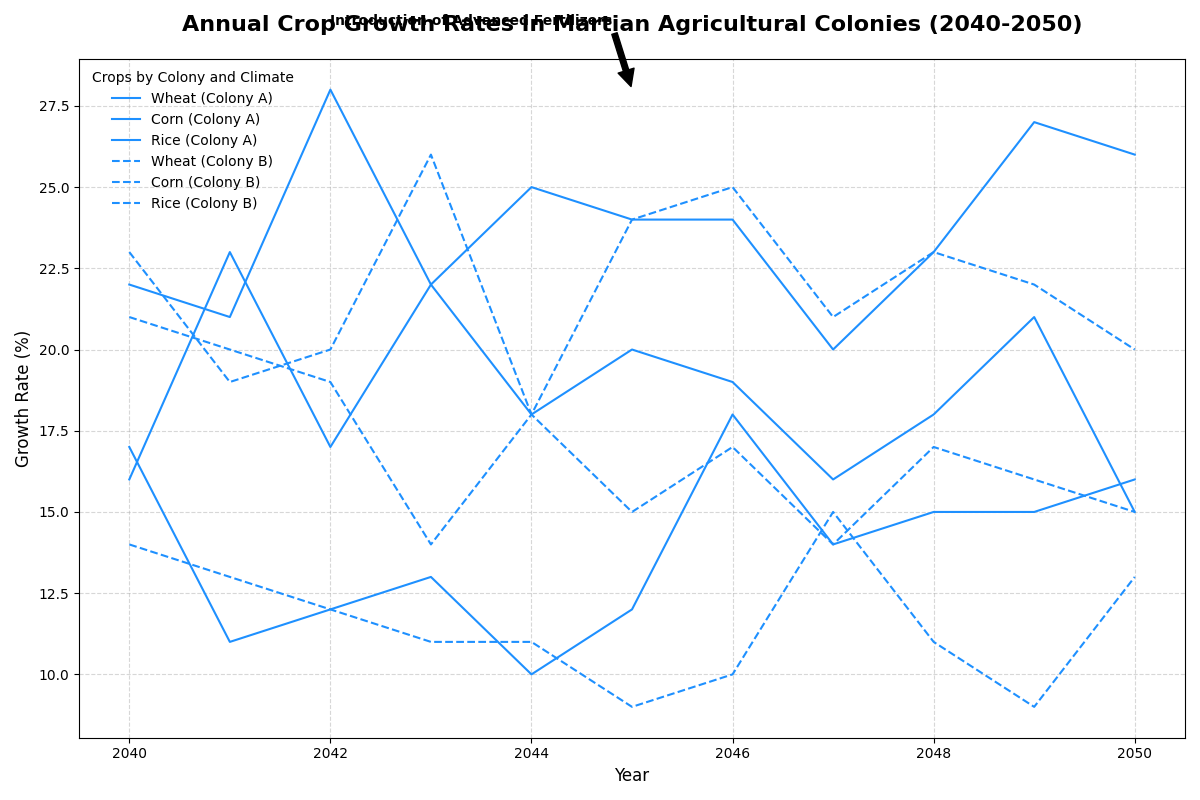

Recreate this plot in Python.
import matplotlib.pyplot as plt
import numpy as np

years = np.arange(2040, 2051)

wheat_a = np.array([22, 21, 28, 22, 25, 24, 24, 20, 23, 27, 26])
corn_a = np.array([16, 23, 17, 22, 18, 20, 19, 16, 18, 21, 15])
rice_a = np.array([17, 11, 12, 13, 10, 12, 18, 14, 15, 15, 16])
wheat_b = np.array([23, 19, 20, 26, 18, 24, 25, 21, 23, 22, 20])
corn_b = np.array([21, 20, 19, 14, 18, 15, 17, 14, 17, 16, 15])
rice_b = np.array([14, 13, 12, 11, 11, 9, 10, 15, 11, 9, 13])

fig, ax = plt.subplots(figsize=(12, 8))

consistent_color = 'dodgerblue'
ax.plot(years, wheat_a, label='Wheat (Colony A)', color=consistent_color, linestyle='-')
ax.plot(years, corn_a, label='Corn (Colony A)', color=consistent_color, linestyle='-')
ax.plot(years, rice_a, label='Rice (Colony A)', color=consistent_color, linestyle='-')
ax.plot(years, wheat_b, label='Wheat (Colony B)', color=consistent_color, linestyle='--')
ax.plot(years, corn_b, label='Corn (Colony B)', color=consistent_color, linestyle='--')
ax.plot(years, rice_b, label='Rice (Colony B)', color=consistent_color, linestyle='--')

ax.set_title("Annual Crop Growth Rates in Martian Agricultural Colonies (2040-2050)", fontsize=16, fontweight='bold', pad=20)
ax.set_xlabel('Year', fontsize=12)
ax.set_ylabel('Growth Rate (%)', fontsize=12)

ax.grid(True, linestyle='--', alpha=0.5)
ax.legend(title='Crops by Colony and Climate', fontsize=10, frameon=False)

ax.annotate('Introduction of Advanced Fertilizers', xy=(2045, 28), xytext=(2042, 30),
            arrowprops=dict(facecolor='black', shrink=0.05),
            fontsize=10, fontweight='bold')

plt.tight_layout()
plt.show()
